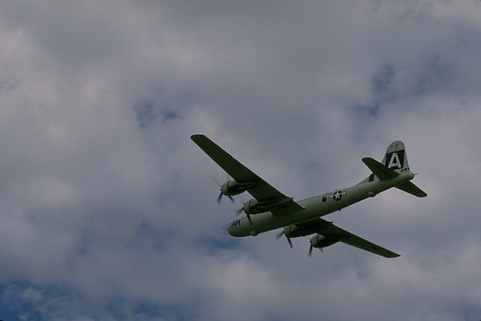
#> input picture img/3096.jpg, 481 x 321 px
$ python canny_edges.py
#> lines starting #> are read from the running program, lines starting #| are printed output that depends on the picture; after the words box and inside, x2 and y2 are one past the last pixel; in counts of white or black regions, pixels touching at a corner belong together
#> further down, img is the input picture: shape (321, 481, 3); mean B, G, R 129.2, 118.4, 113.8
### findDerivatives.py
import numpy as np
import cv2 as cv
import matplotlib.pyplot as plt
from numpy.core.arrayprint import _guarded_repr_or_str

'''
  File clarification:
    Compute gradient put ginformation of the inrayscale image
    - Input I_gray: H x W matrix as image
    - Output Mag: H x W matrix represents the magnitude of derivatives
    - Output Magx: H x W matrix represents the derivatives along x-axis
    - Output Magy: H x W matrix represents the derivatives along y-axis
    - Output Ori: H x W matrix represents the orientation of derivatives
'''
def findDerivatives(I_gray):

    # smoothing kernels
    gaussian = np.array([[2, 4, 5, 4, 2], [4, 9, 12, 9, 4], [5, 12, 15, 12, 5], [4, 9, 12, 9, 4], [2, 4, 5, 4, 2]],dtype=np.float32)
    gaussian=gaussian/gaussian.sum()

    # kernel for x and y gradient
    # Sobel 卷积算子
    dx = np.float32([
      [-1.0, 0.0, 1.0],
      [-2.0, 0.0, 2.0],
      [-1.0, 0.0, 1.0]
    ])
    dy = np.float32([
      [1.0, 2.0, 1.0],
      [0.0, 0.0, 0.0],
      [-1.0, -2.0, -1.0]
    ])

    ###############################################################################
    # Your code here: calculate the gradient magnitude and orientation
    ###############################################################################

    # 利用高斯梯度对图像卷积
    dx_G=cv.filter2D(gaussian,-1,dx)
    dy_G=cv.filter2D(gaussian,-1,dy)
    # 计算Ix,Iy 注意filter计算要求float32
    Magx=cv.filter2D(np.float32(I_gray),-1,dx_G)
    Magy=cv.filter2D(np.float32(I_gray),-1,dy_G)

    # 计算梯度强度
    Mag=np.sqrt(Magx*Magx+Magy*Magy)

    np.clip(Mag,0,255)
    # 计算边缘梯度的方向
    eps=1e-8
    Ori_g=np.arctan(Magy/(Magx+eps))
    # 计算边缘方向
    Ori_e=np.arctan(-Magx/(Magy+eps))
    # 查看结果


    """
    plt.figure()
    plt.imshow(np.uint8(np.round(Mag)))
    plt.set_cmap('gray')
    plt.colorbar()
    plt.savefig("./test/Im(2).png")
    plt.figure()
    plt.imshow(np.uint8(np.round(Mag)))
    plt.set_cmap('hot')
    plt.colorbar()
    plt.savefig("./test/Im(1).png")
    plt.figure()
    plt.imshow(np.uint8(np.round(Magx)))
    plt.set_cmap('gray')
    plt.colorbar()
    plt.savefig("./test/Ix(1).png")
    plt.figure()
    plt.imshow(np.uint8(np.round(Magy)))
    plt.set_cmap('gray')
    plt.colorbar()
    plt.savefig("./test/Iy(1).png")
    """

    return Mag,Magx,Magy,Ori_g,Ori_e


### helper.py
import numpy as np
import matplotlib.pyplot as plt
def get_gradient_angle(angleDeg):
    # 找一个最靠近的方向
    discrete = [0, 45, 90, 135, 180, -45, -90, -135, -180]
    dir = min(discrete, key=lambda x:abs(x-angleDeg))

    return dir


def get_edge_angle(a):
    discrete = [0, 45, 90, 135, 180, -45, -90, -135, -180]
    dir = min(discrete, key=lambda x:abs(x-a))

    return dir


def get_discrete_orientation(Ori_g,Ori_e):
    angle_Ori_g= np.degrees(Ori_g)
    angle_Ori_e= np.degrees(Ori_e)
    # 函数向量化
    get_gradient_angle_vect = np.vectorize(get_gradient_angle)
    # 离散化的梯度方向
    discrete_gradient_orientation = get_gradient_angle_vect(angle_Ori_g)
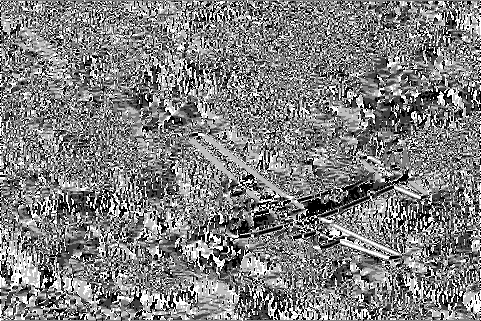
#> discrete_gradient_orientation: shape (321, 481) int64; min -90, max 90, mean 0.8; drawn with min black and max white

    get_edge_angle_vect = np.vectorize(get_edge_angle)
    # 离散化的边缘方向
    # 需要删除np.absolute
    discrete_edge_orientation = get_edge_angle_vect(angle_Ori_e)
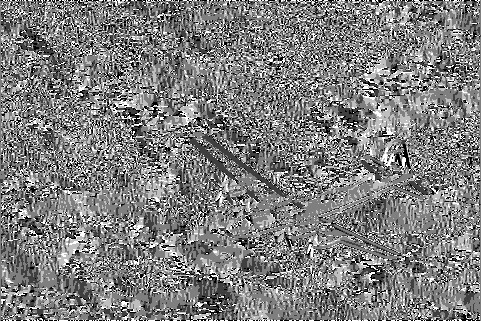
#> discrete_edge_orientation: shape (321, 481) int64; min -90, max 90, mean -0.6; drawn with min black and max white


    return discrete_gradient_orientation, discrete_edge_orientation

# [7 lines that do not run on import are left out]

### nonMaxSup.py
import matplotlib.pyplot as plt
import numpy as np

'''
  File clarification:
    Find local maximum edge pixel using NMS along the line of the gradient
    - Input Mag: H x W matrix represents the magnitude of derivatives
    - Input Ori: H x W matrix represents the orientation of derivatives
    - Output M: H x W binary matrix represents the edge map after non-maximum suppression
'''
"""
(i-1,j-1),(i-1,j),(i-1,j+1)
(i,j-1),(i,j),(i,j+1)
(i+1,j-1),(i+1,j),(i+1,j+1)

|--->
|
v

"""
def choose(Mag,grad_Ori,i,j):
    if grad_Ori[i,j] in [0,180,-180]:
        grad1=Mag[i,j+1]
        grad2=Mag[i,j-1]
    elif grad_Ori[i,j] in [45,-135]:
        grad1=Mag[i-1,j+1]
        grad2=Mag[i+1,j-1]
    elif grad_Ori[i,j] in [90,-90]:
        grad1=Mag[i-1,j]
        grad2=Mag[i+1,j]
    elif grad_Ori[i,j] in [135,-45]:
        grad1=Mag[i-1,j-1]
        grad2=Mag[i+1,j+1]
    return grad1,grad2


def nonMaxSup(Mag,grad_Ori):
    H,W=Mag.shape
#> H = 321; W = 481
    suppressed = np.copy(Mag)
    suppressed.fill(0)
#> suppressed: shape (321, 481) float32; every value is 0
    # 遍历像素点
    for i in range(1,H-1):
        for j in range(1,W-1):
            # 如果梯度为0
            if Mag[i,j]==0:
                suppressed[i,j]=0
            else:
                grad1,grad2=choose(Mag,grad_Ori,i,j)
                if grad1<=Mag[i,j] and grad2<=Mag[i,j]:
                    suppressed[i,j]=1
                else:
                    suppressed[i,j]=0
#> this loop made 319 passes
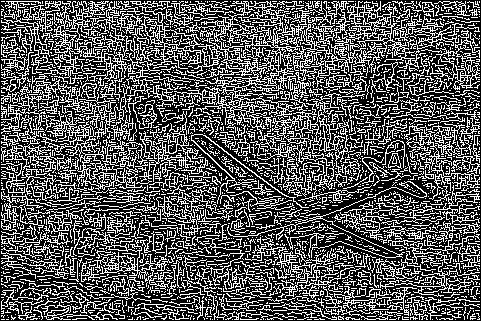
#> suppressed: shape (321, 481) float32; values 0 (black) and 1 (white), 34.4% white in thin lines or dots
    """
    查看中间结果
    plt.figure()
    plt.imshow(np.uint8(suppressed))
    plt.set_cmap('gray')
    plt.colorbar()
    plt.savefig("./test/nms.png")
    plt.figure()
    plt.imshow(np.uint8(suppressed*Mag))
    plt.set_cmap('gray')
    plt.colorbar()
    plt.savefig("./test/nms(1).png")
    """

    return suppressed

### edgeLink.py
import numpy as np

# high point edge Ori
# 目前就是这个方向十分需要思考
def choose(x,y,edge_Ori):
    if edge_Ori[x,y] in [0,180,-180]:
        return (x,y-1,x,y+1)
    elif edge_Ori[x,y] in [45,-135]:
        return (x-1,y+1,x+1,y-1)
        # return (x-1,y-1,x+1,y+1)
    elif edge_Ori[x,y] in [90,-90]:
        return (x-1,y,x+1,y)
    elif edge_Ori[x,y] in [135,-45]:
        return (x-1,y-1,x+1,y+1)
        # return (x-1,y-1,x+1,y+1)

def edgeLink(M, Mag, edge_Ori):
    thresh_high=0.1*Mag.max()
    thresh_low=0.0175*Mag.max()

    # 记录下梯度强度
    NMS=Mag*M
    edge=np.copy(NMS)
    # 获取mask
    mask_high=edge>thresh_high
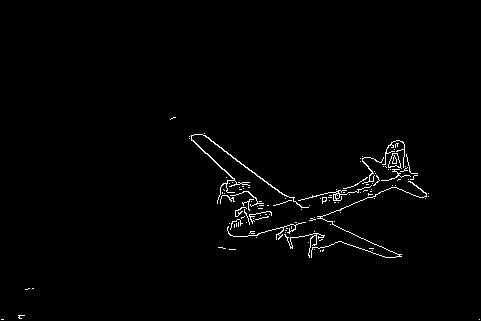
#> mask_high: shape (321, 481) bool; 1.3% white in thin lines or dots, all inside (x1, y1, x2, y2) = (1, 117, 480, 320)
    mask_low=edge<thresh_low
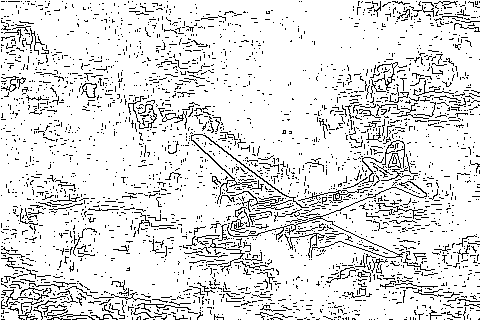
#> mask_low: shape (321, 481) bool; 88.2% white; black in thin lines or dots
    mask1,mask2=edge<=thresh_high,edge>=thresh_low
#> mask2: shape (321, 481) bool; 11.8% white in thin lines or dots
    # 一定包含
    edge[mask_high]=1
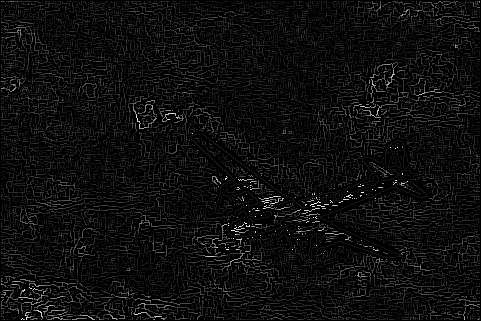
#> edge: shape (321, 481) float32; min 0, max 11.92, mean 0.664; drawn with min black and max white
    # 不包含
    edge[mask_low]=0
    # maybe
    edge[mask1 & mask2]=-1
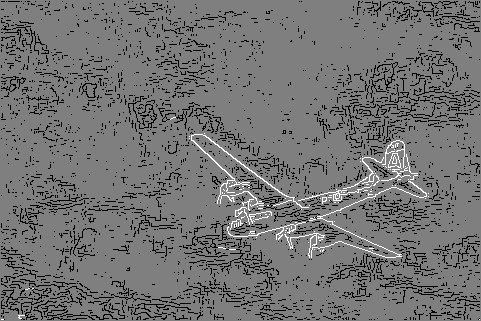
#> edge: shape (321, 481) float32; min -1, max 1, mean -0.0922; drawn with min black and max white

    # high index
    X,Y=np.where(mask_high)
    for i in range(len(X)):
        x1,y1,x2,y2=choose(X[i],Y[i],edge_Ori)
        if edge[x1,y1]==-1:
            mask_high[x1,y1]=True
        if edge[x2,y2]==-1:
            mask_high[x1,y1]=True

    edgeLinks=np.zeros(edge.shape)
    edgeLinks[mask_high]=255


    return edgeLinks


### canny_edges.py
import numpy as np
import cv2 as cv
from findDerivatives import findDerivatives
from helper import get_discrete_orientation
from nonMaxSup import nonMaxSup
from edgeLink import edgeLink
import matplotlib.pyplot as plt
import os
def cannyEdge(I):
    # convert RGB image to gray color space
    im_gray=cv.cvtColor(I,cv.COLOR_BGR2GRAY)
    # 计算梯度
    Mag,Magx, Magy, Ori_g,Ori_e = findDerivatives(im_gray)
    # 获得离散化的方向
    grad_Ori, edge_Ori = get_discrete_orientation(Ori_g,Ori_e)
    # 非极大值抑制
    M = nonMaxSup(Mag, grad_Ori)
    # 边缘连接
    E = edgeLink(M, Mag, edge_Ori)

    return E


# test

if __name__ =="__main__":
    img=cv.imread("./img/3096.jpg")
    edge=cannyEdge(img)
